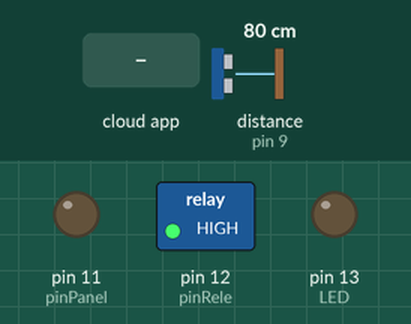
Simulated run of this sketch. Board: Arduino Uno, built with avr-gcc and run on an emulated ATmega328P. Parts: switched loads named in the sketch (green lamp = pin HIGH), output pins drawn as LEDs (lit = HIGH). Wiring (inferred from the names in the program): ultrasonic range finder: trigger pin 8; echo pin 9. Inputs (shaded band) come from the test bench; at power-on: distance to the obstacle (sensor on pin 9) 80 cm. The echo pulse lasts 58.3 µs per cm; the ROS host is connected and sends only what is stated; pins used as bus, display or sensor lines are not drawn.

Above: at 1.2 s.
1.3 s: the phone or cloud app sets genuinoState to 1
At 2.0 s:
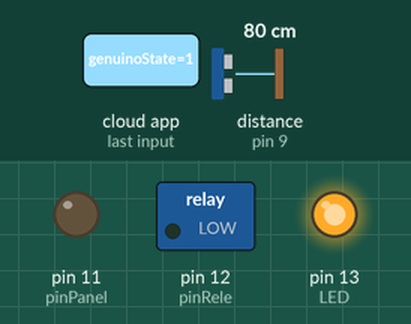
2.8 s: the phone or cloud app sets genuinoState to 0
At 5.39 s:
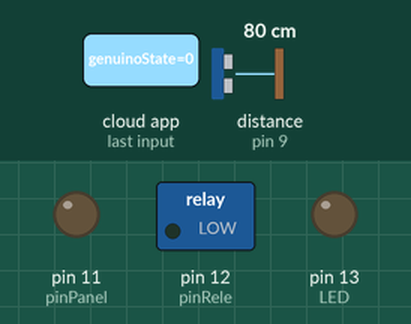
At 6.2 s:
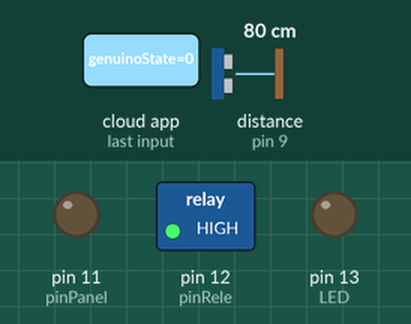
Timing chart, 0 to 7.7 s (numbered marks = the images above; inputs shaded):
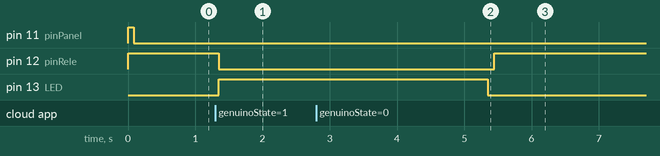

Measured:
- after the input at 1.3 s, pin 12 (pinRele): HIGH → LOW after 0.05 s; pin 13 (LED): LOW → HIGH after 0.05 s
- after the input at 2.8 s, pin 12 (pinRele): LOW → HIGH after 2.6 s

The sketch:

ArduROS.ino
```cpp
#include <ros.h>    /*#include <std_msgs/THE_TYPE_OF_THE_MESSAGE_YOU_SUBSCRIBER>*/
#include <std_msgs/Bool.h>
#include <std_msgs/Int32.h>

const int ledPin = LED_BUILTIN;//LED pin
const int Trigger = 8;          //Pin digital 8  Trigger  sensor
const int Echo = 9;             //Pin digital 9  Echo     sensor
const int pinRele = 12;         //Pin digital  Rele signal
const int pinPanel = 11;       //Pin digital   Panel signal
bool genuinoState;     //User_detected_state

  unsigned int contador = 0;

ros::NodeHandle nh;

/*CALLBACK GENUINO_STATE*/
void messageCb(const std_msgs::Bool& msg){
  bool genuinoState;
  genuinoState=msg.data;

  if(genuinoState==true)
  {
    digitalWrite(pinRele,LOW);
digitalWrite(LED_BUILTIN, HIGH);
    delay(4000);
  }
    else
    digitalWrite(pinRele,HIGH);
    digitalWrite(LED_BUILTIN, LOW);
}
/*Declaring ROS objects*/
/*SUBSCRIBERS*/
  ros::Subscriber<std_msgs::Bool> sub("genuinoState", &messageCb); //Blink & User
/*PUBLISHER*/
  std_msgs::Int32 str_msg;
  ros::Publisher chatter("sensorDistance", &str_msg);              //Distancia_sensor_ultrasonico

void setup() {
/*SETUP  OUTPUTS*/
  pinMode(pinRele,OUTPUT);
  digitalWrite(pinRele, HIGH);
  pinMode(pinPanel,OUTPUT);
  digitalWrite(pinPanel, HIGH);
/*SETUP ULTRASONIC SENSOR*/
  pinMode(Trigger, OUTPUT); //pin como salida
  pinMode(Echo, INPUT);  //pin como entrada
  digitalWrite(Trigger, LOW);//Inicializamos el pin con 0
  pinMode(13,OUTPUT);//LED
/*ROS Node initialization*/
  nh.initNode();
  nh.advertise(chatter);
  nh.subscribe(sub);
}

 /**ULTRASONIC SENSOR**/
float distance_cm(){
  float t,d;  //time, distance
  digitalWrite(Trigger, HIGH);
  delayMicroseconds(10);          //Enviamos un pulso de 10us
  digitalWrite(Trigger, LOW);
  t = pulseIn(Echo, HIGH); //obtenemos el ancho del pulso
  d = 0.017*t;             //escalamos el tiempo a una distancia en cm

  delay(80);               //60MS DATA
  return d;
}


void loop() {

  float cm;
  bool aux1,aux2;
  cm = distance_cm();
  Serial.print(contador);
  Serial.print("  ");
    Serial.println(cm);

if(cm<80 || cm>90){
   contador=contador+1;
   if(contador>0){
      digitalWrite(pinPanel,LOW); //enabled
   }
  delay(10);
}


if (contador>1000){
  contador=0;
  digitalWrite(pinPanel,HIGH); //disabled
}
 /*ROS*/  /*PUBLISHER*/
  str_msg.data = cm;
  chatter.publish( &str_msg );
  nh.spinOnce();
}
```
